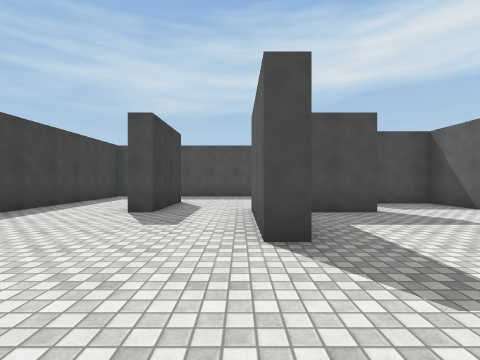
View 1 (above)

23 first-person views from a walk through a Unity game level. The camera is 1.3 m above the floor, looks level and sees 85° across. The floor is counted in squares, 2 m on a side. Each view is taken from the middle of a square. On the plan, view 1 faces up. The plan holds only what a view shows up to about 9 squares ahead; the rest is blank. The place goes on beyond the plan. The player character is not drawn. Surface patterns are stand-ins for the level's own textures.

View 2
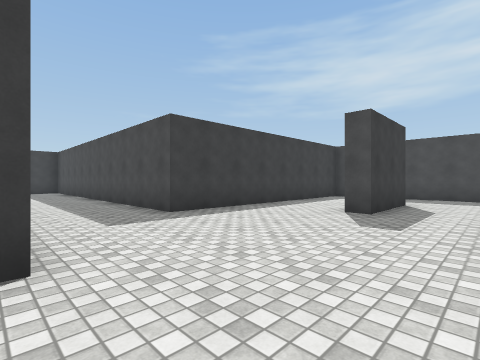

View 3
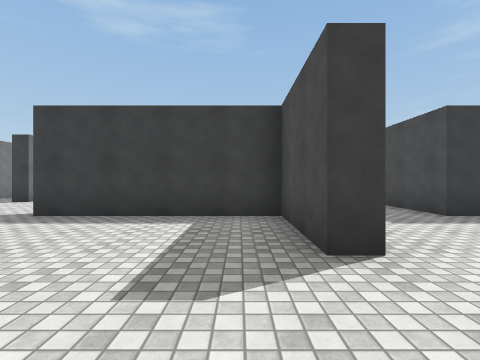

View 4
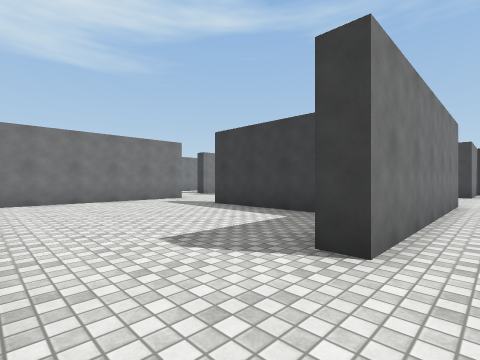

View 5
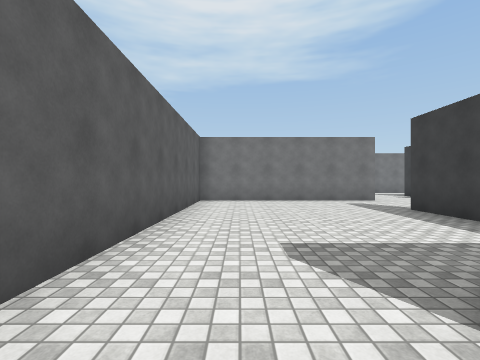

View 6
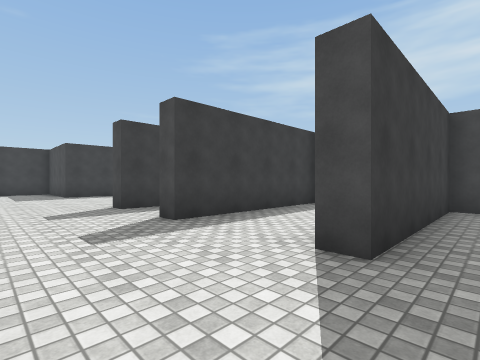

View 7
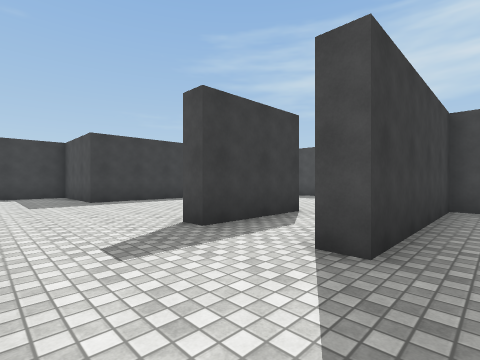

View 8
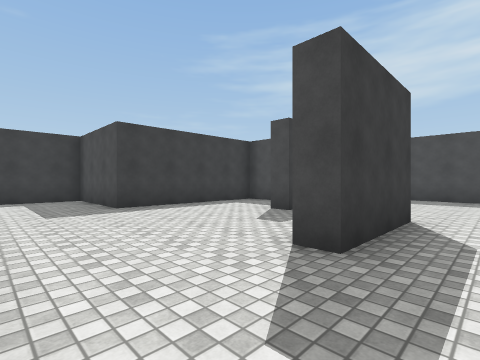

View 9
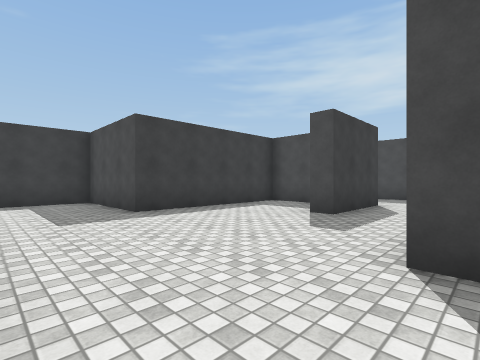

View 10
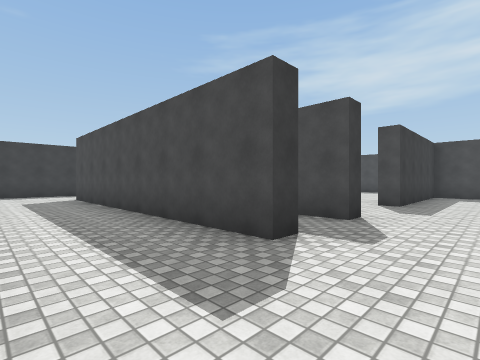

View 11
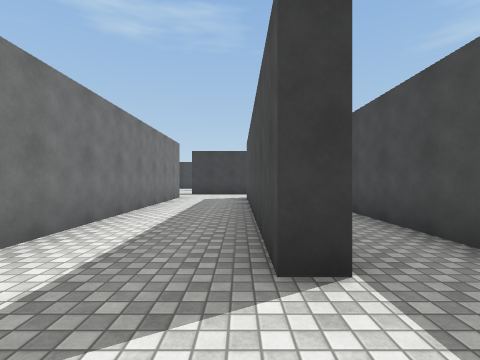

View 12
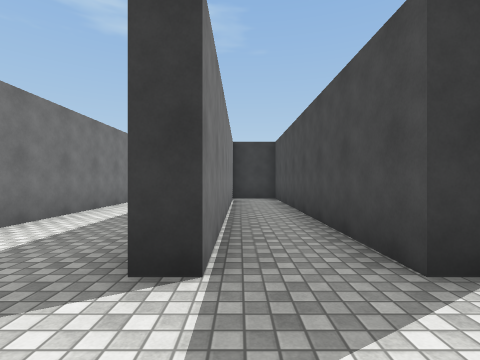

View 13
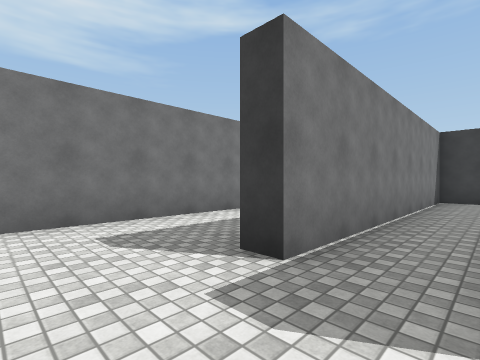

View 14
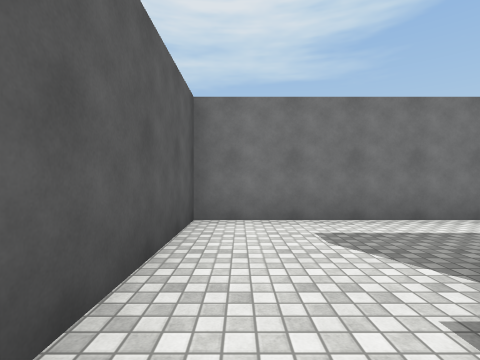

View 15
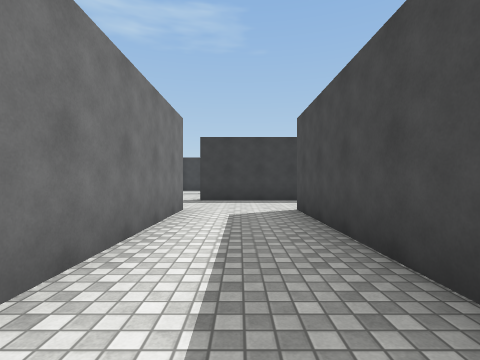

View 16
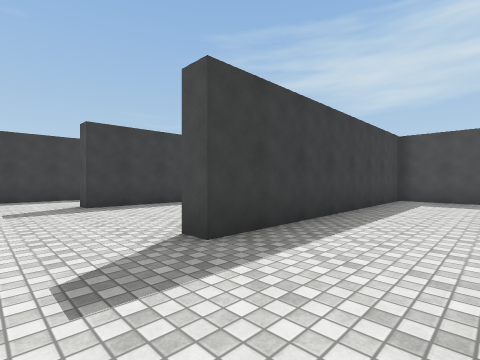

View 17
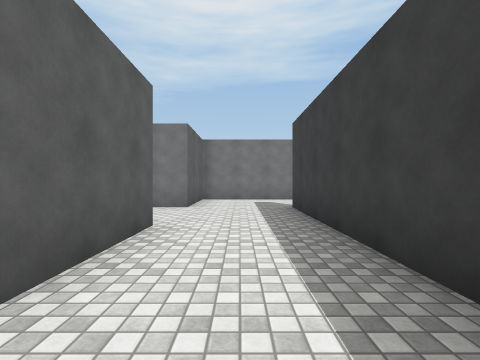

View 18
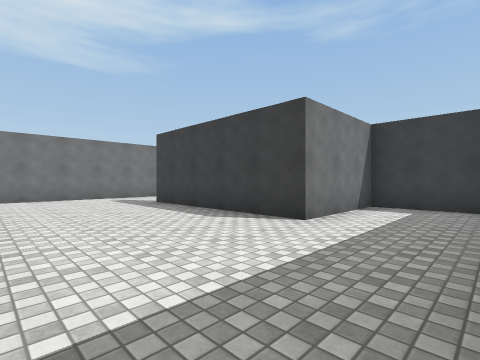

View 19
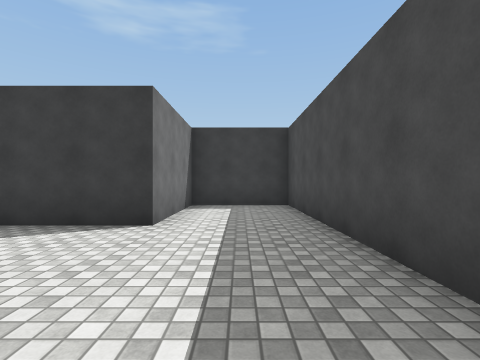

View 20
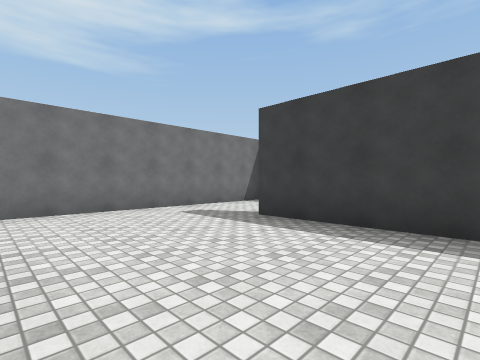

View 21
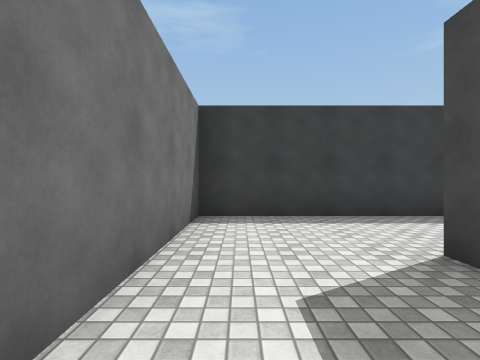

View 22
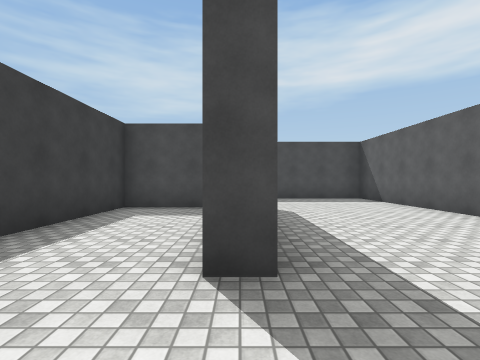

View 23
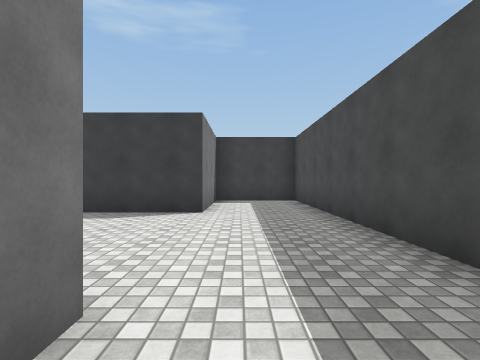

### Floor plan
Points are (right, up) in squares from view 1. A wall is a line through its corners. A room is listed if a view was taken in it or the views show most of it. See-through windows are left out.
Room 1 (views 1, 2, 3, 4, 5, 6, 7, 8, 9, 10, 15, 16, 17, 23)
walls: (-10, -2.2) (-10, -4.7) (-10.5, -4.7); (-5.2, -7.2) (0.2, -7.2) (0.2, -0.2); (-6.5, -0.2) (-7.7, -0.2) (-7.7, -4.7) (-8.2, -4.7); (-8.2, 0.3) (-2.3, 0.3) (-2.3, -0.2) (-4.7, -0.2) (-4.7, -4.7) (-5.2, -4.7); (-12.2, -2.2) (-12.7, -2.2); (-7.7, -9.7) (-15.8, -9.7) (-15.8, -7.2); (-13.9, -0.2) (-15.2, -0.2) (-15.2, -4.7) (-18.2, -4.7) (-18.2, -12.2); (0.9, 2.8) (0.2, 2.8) (0.2, 5.5); (-4.7, 7.5) (-4.7, 2.8) (-8.4, 2.8); (-1.7, 6.5) (-1.7, 5.3) (-2.2, 5.3); (-17.5, -14.7) (-15.8, -14.7) (-15.8, -12.2) (-5.3, -12.2) (-5.3, -10.4)
ways out: opening at (-6.5, -10) to room 2; opening at (-6.5, -8) to room 2; opening at (-18, -13.5) to room 3; opening at (-11, -3) to room 5; opening at (-9, -3.5) to room 5; opening at (-8, 1.5) to room 5; opening at (-3.5, 6.5); opening at (-0.5, 6); opening at (1, 1.5)
Room 2 (views 11, 12, 13, 14)
walls: (-7.7, -7.2) (-7.7, -7.7) (-14.9, -7.7); (-5.3, -10.4) (-5.3, -8.7); (-15.2, -8.4) (-15.2, -9.2) (-7.7, -9.2) (-7.7, -9.7)
ways out: opening at (-6.5, -10) to room 1; opening at (-6.5, -8) to room 1
Room 3 (views 18, 19, 20, 21)
walls: (-18.7, -9.4) (-18.7, -5); (-18.2, -12.2) (-18.7, -12.2); (-20.2, -4.7) (-25.7, -4.7) (-25.7, -7.2) (-22.8, -7.2) (-22.8, -12.2); (-22.5, -14.7) (-17.5, -14.7)
ways out: opening at (-18, -13.5) to room 1; opening at (-23, -13.5) to room 4
Room 4 (view 22)
walls: (-22.8, -12.2) (-23.2, -12.2); (-23.9, -7.7) (-25.7, -7.7) (-25.7, -14.7) (-22.5, -14.7)
ways out: opening at (-23, -13.5) to room 3
Room 5 (no view inside)
walls: (-8.4, 2.8) (-15.2, 2.8) (-15.2, 0.3) (-12.2, 0.3) (-12.2, -2.2)
ways out: opening at (-11, -3) to room 1; opening at (-9, -3.5) to room 1; opening at (-8, 1.5) to room 1

Positions as (right, up) in squares from view 1, and headings:
1: (0, 0), facing up
2: (0, 0), facing up-left
3: (0, -1), facing left
4: (0, 1), facing down-left
5: (-1, 1), facing down
6: (-4, -7), facing up-left
7: (-7, -7), facing up-left
8: (-9, -7), facing up-left
9: (-10, -7), facing up-left
10: (-6, -12), facing up-left
11: (-6, -10), facing left
12: (-6, -9), facing left
13: (-6, -8), facing down-left
14: (-6, -8), facing down
15: (-10, -11), facing left
16: (-16, -14), facing up-left
17: (-17, -6), facing down
18: (-19, -5), facing down-left
19: (-19, -6), facing left
20: (-19, -9), facing down-left
21: (-21, -14), facing left
22: (-23, -14), facing up
23: (-7, 1), facing left
